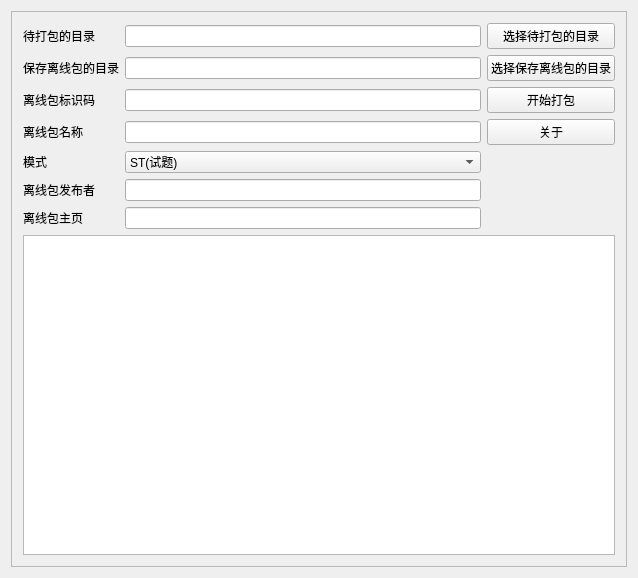
<?xml version="1.0" encoding="UTF-8"?>
<ui version="4.0">
 <class>opkg_build</class>
 <widget class="QWidget" name="opkg_build">
  <property name="geometry">
   <rect>
    <x>0</x>
    <y>0</y>
    <width>638</width>
    <height>578</height>
   </rect>
  </property>
  <property name="windowTitle">
   <string>离线小搜离线包打包器</string>
  </property>
  <layout class="QGridLayout" name="gridLayout_2">
   <item row="0" column="0">
    <layout class="QGridLayout" name="gridLayout_3">
     <item row="0" column="0">
      <widget class="QScrollArea" name="scrollArea">
       <property name="widgetResizable">
        <bool>true</bool>
       </property>
       <widget class="QWidget" name="scrollAreaWidgetContents">
        <property name="geometry">
         <rect>
          <x>0</x>
          <y>0</y>
          <width>612</width>
          <height>552</height>
         </rect>
        </property>
        <layout class="QGridLayout" name="gridLayout_4">
         <item row="3" column="1">
          <widget class="QTextBrowser" name="status_text"/>
         </item>
         <item row="0" column="1">
          <layout class="QGridLayout" name="gridLayout">
           <item row="5" column="0">
            <widget class="QLabel" name="label_2">
             <property name="text">
              <string>离线包发布者</string>
             </property>
            </widget>
           </item>
           <item row="2" column="1">
            <widget class="QLineEdit" name="code_name"/>
           </item>
           <item row="4" column="0">
            <widget class="QLabel" name="label_8">
             <property name="text">
              <string>模式</string>
             </property>
            </widget>
           </item>
           <item row="1" column="0">
            <widget class="QLabel" name="label_7">
             <property name="text">
              <string>保存离线包的目录</string>
             </property>
            </widget>
           </item>
           <item row="0" column="0">
            <widget class="QLabel" name="label_6">
             <property name="text">
              <string>待打包的目录</string>
             </property>
            </widget>
           </item>
           <item row="0" column="1">
            <widget class="QLineEdit" name="Input_line"/>
           </item>
           <item row="1" column="2">
            <widget class="QPushButton" name="Output_dir_button">
             <property name="text">
              <string>选择保存离线包的目录</string>
             </property>
            </widget>
           </item>
           <item row="0" column="2">
            <widget class="QPushButton" name="Input_dir_button">
             <property name="text">
              <string>选择待打包的目录</string>
             </property>
            </widget>
           </item>
           <item row="3" column="2">
            <layout class="QGridLayout" name="gridLayout_8">
             <item row="0" column="0">
              <widget class="QPushButton" name="about_button">
               <property name="text">
                <string>关于</string>
               </property>
              </widget>
             </item>
            </layout>
           </item>
           <item row="1" column="1">
            <widget class="QLineEdit" name="Output_line"/>
           </item>
           <item row="3" column="0">
            <widget class="QLabel" name="label">
             <property name="text">
              <string>离线包名称</string>
             </property>
            </widget>
           </item>
           <item row="2" column="2">
            <widget class="QPushButton" name="Start_button">
             <property name="text">
              <string>开始打包</string>
             </property>
            </widget>
           </item>
           <item row="4" column="1">
            <widget class="QComboBox" name="type">
             <item>
              <property name="text">
               <string>ST(试题)</string>
              </property>
             </item>
             <item>
              <property name="text">
               <string>GSW(古诗文)</string>
              </property>
             </item>
             <item>
              <property name="text">
               <string>DevDoc(开发文档,开发者文档)</string>
              </property>
             </item>
             <item>
              <property name="text">
               <string>UserDoc(使用文档,用户文档)</string>
              </property>
             </item>
             <item>
              <property name="text">
               <string>ZL(资料)</string>
              </property>
             </item>
             <item>
              <property name="text">
               <string>Other(其他)</string>
              </property>
             </item>
             <item>
              <property name="text">
               <string>Mod(功能模块)</string>
              </property>
             </item>
            </widget>
           </item>
           <item row="2" column="0">
            <widget class="QLabel" name="label_5">
             <property name="text">
              <string>离线包标识码</string>
             </property>
            </widget>
           </item>
           <item row="3" column="1">
            <widget class="QLineEdit" name="name"/>
           </item>
           <item row="6" column="0">
            <widget class="QLabel" name="label_3">
             <property name="text">
              <string>离线包主页</string>
             </property>
            </widget>
           </item>
           <item row="5" column="1">
            <widget class="QLineEdit" name="publisher"/>
           </item>
           <item row="6" column="1">
            <widget class="QLineEdit" name="welcome"/>
           </item>
          </layout>
         </item>
        </layout>
       </widget>
      </widget>
     </item>
    </layout>
   </item>
  </layout>
 </widget>
 <layoutdefault spacing="6" margin="11"/>
 <resources/>
 <connections/>
</ui>
